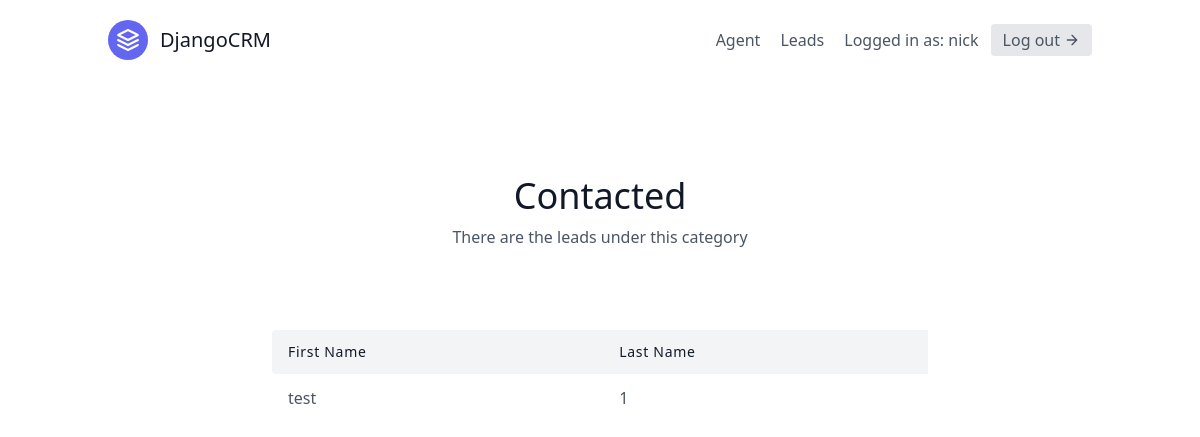
Page /website/categories/1/ (signed in) on the committed database.
### website/models.py (models this page shows, shortened)
class User(AbstractUser):
    is_organiser = models.BooleanField(default=True)  # just for setting the permissions
    is_agent = models.BooleanField(default=False)

class Category(models.Model):
    name = models.CharField(max_length=30)  # New, Contacted, Converted and Unconverted into a sale
    organisation = models.ForeignKey(UserProfile, on_delete=models.CASCADE)

class Lead(models.Model):
    first_name = models.CharField(max_length=20)
    last_name = models.CharField(max_length=20)
    age = models.IntegerField(default=0)
    organisation = models.ForeignKey(UserProfile, on_delete=models.CASCADE)
    agent = models.ForeignKey("Agent", null=True, blank=True, on_delete=models.SET_NULL)  # every lead have just 1 agent
    category = models.ForeignKey("Category", related_name="leads", null=True, blank=True, on_delete=models.SET_NULL)
    date_added = models.DateTimeField(auto_now_add=True)
    email = models.EmailField()
    phone_number = models.CharField(max_length=20)
    description = models.TextField()

### website/views.py (the view)
# urls.py: path('categories/<int:pk>/', CategoryDetailView.as_view(), name='category-detail'),
class CategoryDetailView(LoginRequiredMixin, generic.DetailView):
    template_name = "website/category_detail.html"
    context_object_name = "category"
    def get_queryset(self):
        user = self.request.user
        if user.is_organiser:
            queryset = Category.objects.filter(
                organisation=user.userprofile
            )
        else:
            queryset = Category.objects.filter(
                organisation=user.agent.organisation
            )
        return queryset

### templates/website/category_detail.html (shortened to what this page needs)
{% extends 'base.html' %}
{% block content %}
    <section class="text-gray-600 body-font">
      <div class="container px-5 py-24 mx-auto">
        <div class="flex flex-col text-center w-full mb-20">
          <h1 class="sm:text-4xl text-3xl font-medium title-font mb-2 text-gray-900">
              {{ category.name }}
          </h1>
          <p class="lg:w-2/3 mx-auto leading-relaxed text-base">
              There are the leads under this category
          </p>
        </div>
        <div class="lg:w-2/3 w-full mx-auto overflow-auto">
          <table class="table-auto w-full text-left whitespace-no-wrap">
            <thead>
              <tr>
                <th class="px-4 py-3 title-font tracking-wider font-medium text-gray-900 text-sm bg-gray-100 rounded-tl rounded-bl">
                    First Name
                </th>
                <th class="px-4 py-3 title-font tracking-wider font-medium text-gray-900 text-sm bg-gray-100">
                    Last Name
                </th>
              </tr>
            </thead>
            <tbody>
                {% for lead in category.leads.all %}
                        <td class="px-4 py-3">
                            <a class="hover:text-blue-500" href="{% url 'website:lead-detail' lead.pk %}">{{ lead.first_name }}</a>
                        </td>
                        <td class="px-4 py-3">{{ lead.last_name }}</td>
                {% endfor %}
            </tbody>
          </table>
        </div>
      </div>
    </section>
{% endblock content %}

### templates/navbar.html (shortened to what this page needs)
<header class="text-gray-600 body-font">
    <div class="container mx-auto flex flex-wrap p-5 flex-col md:flex-row items-center">
        <a class="flex title-font font-medium items-center text-gray-900 mb-4 md:mb-0">
          <svg xmlns="http://www.w3.org/2000/svg" fill="none" stroke="currentColor" stroke-linecap="round" stroke-linejoin="round" stroke-width="2" class="w-10 h-10 text-white p-2 bg-indigo-500 rounded-full" viewBox="0 0 24 24">
            <path d="M12 2L2 7l10 5 10-5-10-5zM2 17l10 5 10-5M2 12l10 5 10-5"></path>
          </svg>
          <span class="ml-3 text-xl">DjangoCRM</span>
        </a>
        <nav class="md:ml-auto flex flex-wrap items-center text-base justify-center">
            {% if not request.user.is_authenticated %}
                <a href="{% url 'signup' %}" class="mr-5 hover:text-gray-900">
                    Sign Up
                </a>
            {% else %}
                {% if request.user.is_organiser %}
                    <a href="{% url "agents:agent-list" %}" class="mr-5 hover:text-gray-900">
                        Agent
                    </a>
                {% endif %}
                <a href="{% url "website:lead-list" %}" class="mr-5 hover:text-gray-900">
                    Leads
                </a>
            {% endif %}
        </nav>
        {% if request.user.is_authenticated %}
            Logged in as: {{ request.user.username }}
            <a href="{% url 'logout' %}" class="ml-3 inline-flex items-center bg-gray-200 border-0 py-1 px-3 focus:outline-none hover:bg-gray-300 rounded text-base mt-4 md:mt-0">
                Log out
                <svg fill="none" stroke="currentColor" stroke-linecap="round" stroke-linejoin="round" stroke-width="2" class="w-4 h-4 ml-1" viewBox="0 0 24 24">
                    <path d="M5 12h14M12 5l7 7-7 7"></path>
                </svg>
            </a>
        {% endif %}
    </div>
</header>

### rows in the picture
User: user.username "nick"
Category: name "Contacted"
Lead: first_name "test", last_name "1"
